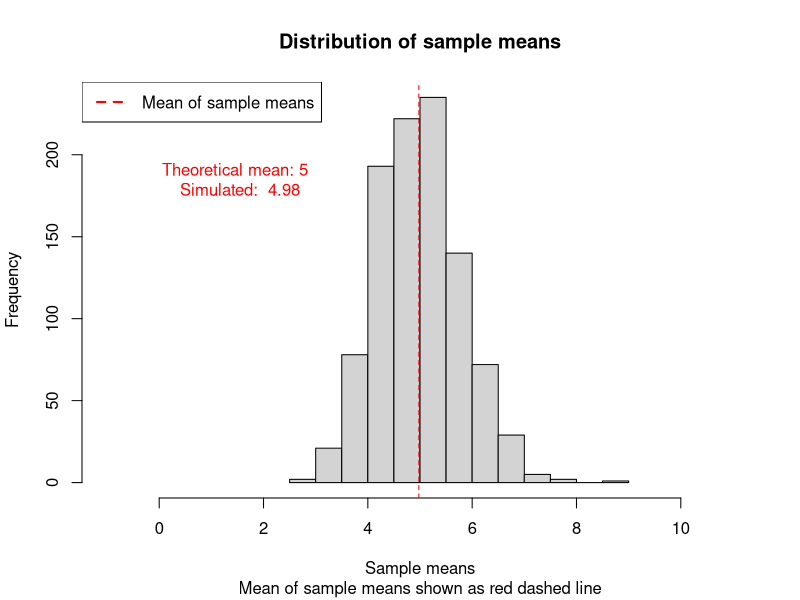
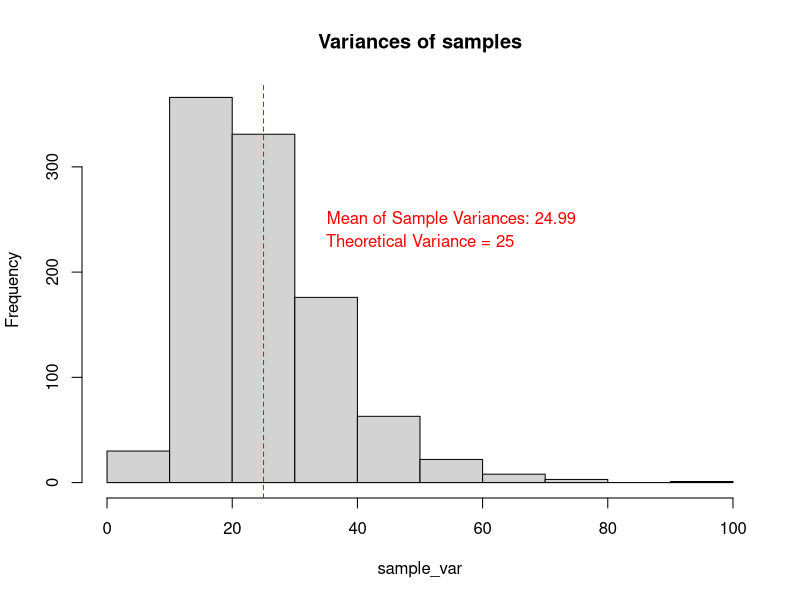

These figures' R source, in order:
## ---- chunk 1
my_seed = 512 #for random number generators based simulations
set.seed(my_seed) 

# Setup the supplied quantities as variables
lambda <- 0.2
samplesize <- 40 #size of random exponential samples 
nosim = 1000 #number of simulations
sample_means = NULL #variable to store means of samples
sample_var = NULL #variances of samples
## ---- chunk 2
for (i in 1 : nosim) sample_means = c(sample_means, mean(rexp(samplesize, lambda)))
hist(sample_means, main = "Distribution of sample means", xlab = "Sample means",xlim = c(-1,11), sub = "Mean of sample means shown as red dashed line")
theo_mean <- mean(sample_means)
abline(v = theo_mean, col = "red", lty = 2)
text(x = 1.5, y = 185, labels = paste("Theoretical mean: 5", "\n","Simulated: ", round(theo_mean,2)), col = "red", lwd = 2)
legend("topleft", legend = "Mean of sample means", lty = 2, col = "red", lwd = 2)
## ---- chunk 3
mean(sample_means)
median(sample_means)
## ---- chunk 4
theo_variance = (1/lambda)^2
theo_variance
## ---- chunk 5
set.seed(my_seed)
for (i in 1 : nosim) sample_var = c(sample_var, var(rexp(samplesize, lambda)))
hist(sample_var, main = "Variances of samples")
abline(v = theo_variance, col = "red", lty = 2)
text(theo_variance + 25, y = 230, labels = paste("Theoretical Variance = 25"), col = "red")
text(theo_variance + 30, y = 250, labels = paste("Mean of Sample Variances:", round(mean(sample_var),2)), col = "red")

